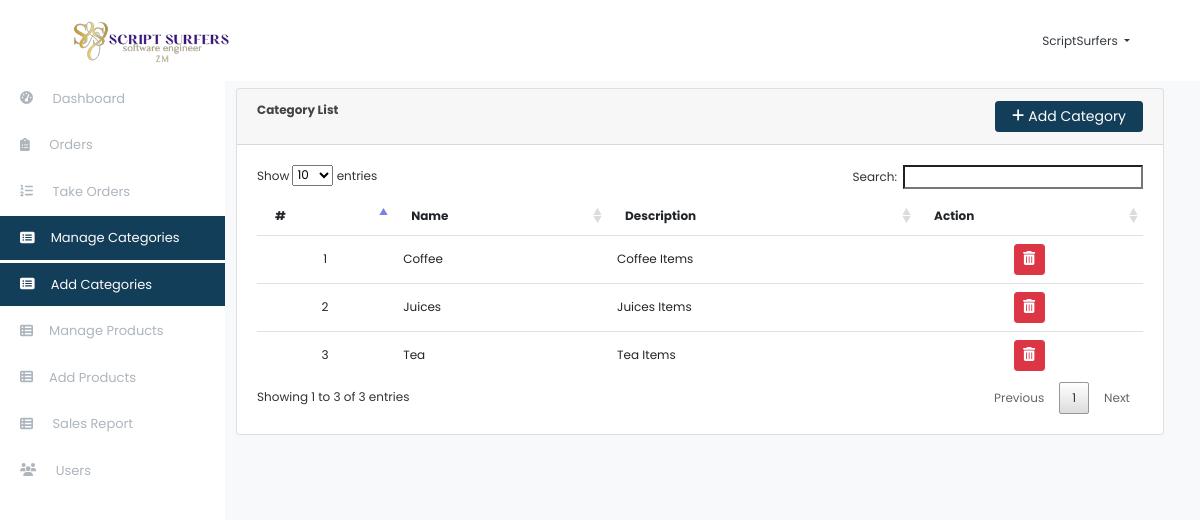
The page /index.php?page=categories (signed in) on the database its author committed.
### tables this page shows
CREATE TABLE `categories` (
  `id` int(30) NOT NULL,
  `name` varchar(200) NOT NULL,
  `description` text NOT NULL
);

### categories.php (the view, shortened to what this page needs)
<?php include('db_connect.php');?>
<div class="container-fluid">
	<div class="col-lg-12">
		<div class="row">
			<div class="col-md-12">
				<div class="card">
					<div class="card-header">
						<b>Category List</b>
						<span class="float:right"><a class="btn btn-primary btn-block btn-sm col-sm-2 float-right" href="index.php?page=add-category" id="new_order">
						<i class="fa fa-plus"></i> Add Category </a></span>
					</div>
					<div class="card-body">
						<table class="table table-hover">
							<thead>
								<tr>
									<th>#</th>
									<th>Name</th>
									<th>Description</th>
									<th>Action</th>
								</tr>
							</thead>
							<tbody>
								<?php
								$i = 1;
								$category = $conn->query("SELECT * FROM categories order by id asc");
								while($row=$category->fetch_assoc()):
								?>
								<tr>
									<td class="text-center"><?php echo $i++ ?></td>
									<td class=""><?php echo $row['name'] ?></td>
									<td><?php echo $row['description'] ?></td>
									<td class="text-center">
										<button class="btn btn-sm btn-danger delete_category" type="button" data-id="<?php echo $row['id'] ?>"><i class="fa fa-trash-alt"></i></button>
									</td>
								</tr>
								<?php endwhile; ?>
							</tbody>
						</table>
					</div>
				</div>
			</div>
		</div>
	</div>
</div>

### assets/css/style.css (style rules this page uses)
body { font-family:Poppins, Helvetica, "sans-serif"; color: #444444; width: 100%; height: calc(100%); font-size: 12px; }
a { color: #1977cc; }
.btn-primary, .btn-primary:hover { background-color: #123e59; border-color: #123e59; }
table.dataTable.no-footer { border: 0 !important; }
.table td, .table th { border-bottom: 1px solid #dee2e6; border-bottom: 0; }
table.dataTable thead th, table.dataTable thead td { border-bottom: 0px solid #111; border: 0; }

### index.php (style rules this page uses)
body { background: #f8f9fa; }

### categories.php (style rules this page uses)
td { vertical-align: middle !important; }

### rows shown on the page
categories: name "Coffee", description "Coffee Items"
categories: name "Juices", description "Juices Items"
categories: name "Tea", description "Tea Items"

### other values the page prints
$_SESSION['login_name'] "ScriptSurfers"
